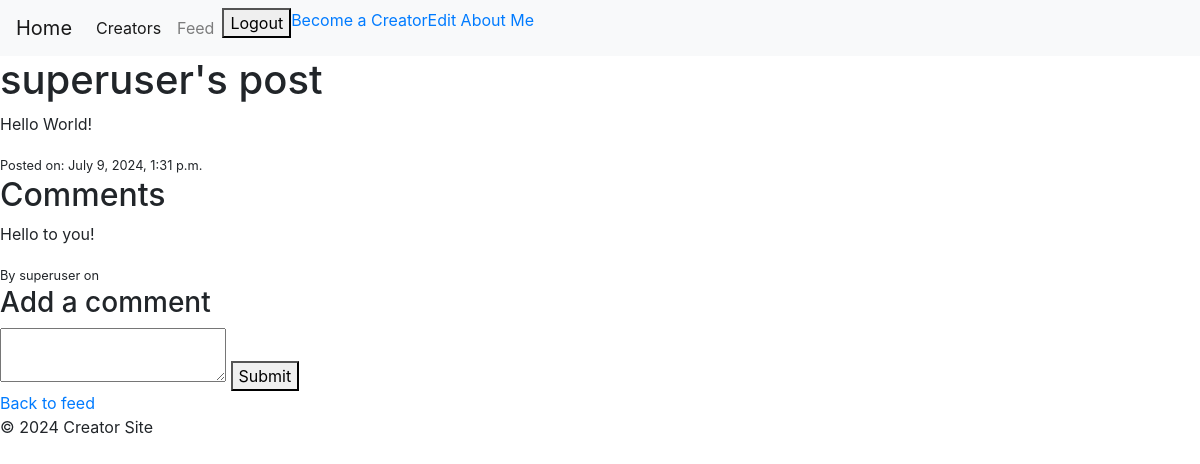
Page /post/1/ (signed in) on the earlier database version.
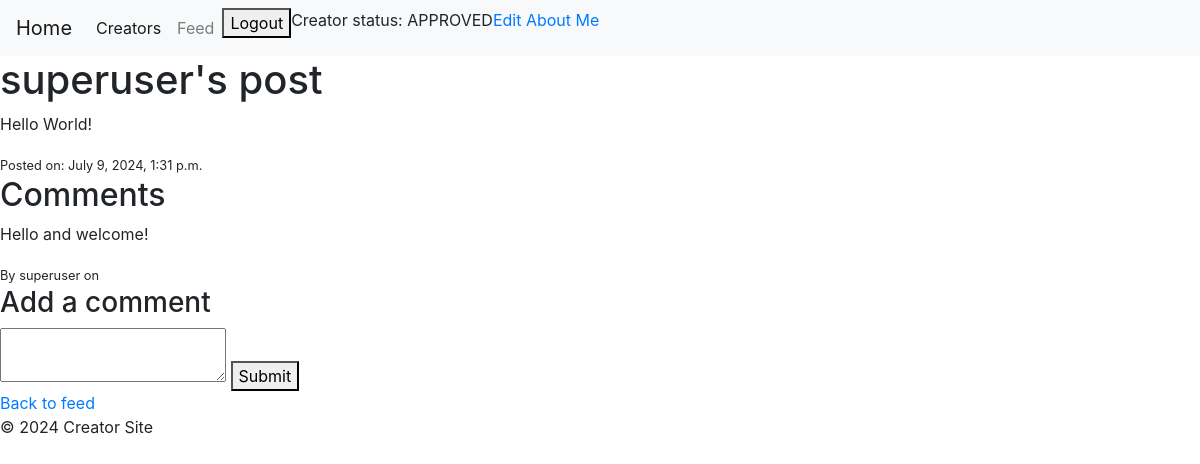
Same page on the later database version.
### creators/models.py (models this page shows, shortened)
class Creator(models.Model):
    CREATOR_TYPES = [
        ('PHOTOGRAPHER', 'Photographer'),
        ('GAME_DEVELOPER', 'Game Developer'),
        ('CONTENT_CREATOR', 'Content Creator'),
        ('ARTIST', 'Artist'),
        ('VOICE_ACTOR', 'Voice Actor'),
        ('OTHER', 'Other'),
    ]
    STATUS_CHOICES = [
        ('PENDING', 'Pending'),
        ('APPROVED', 'Approved'),
        ('REJECTED', 'Rejected'),
    ]
    user = models.OneToOneField(User, on_delete=models.CASCADE)
    avatar = models.ImageField(upload_to='creator_avatars/', null=True, blank=True)
    about_me = models.TextField(blank=True)
    creator_type = models.CharField(max_length=20, choices=CREATOR_TYPES, default='OTHER')
    status = models.CharField(max_length=10, choices=STATUS_CHOICES, default='PENDING')
    request_message = models.TextField(blank=True)
    followers = models.ManyToManyField(User, related_name='following', blank=True)

### creators/views.py (the view)
# urls.py: path('post/<int:pk>/', views.PostDetailView.as_view(), name='post_detail'),
class PostDetailView(DetailView):
    model = Post
    template_name = 'creators/post_detail.html'
    context_object_name = 'post'

### creators/templatetags/creator_tags.py (called while the page is built)
@register.simple_tag
def creator_status(user):
    try:
        creator = Creator.objects.get(user=user)
        return creator.status
    except Creator.DoesNotExist:
        return None

### creators/templates/creators/post_detail.html (shortened to what this page needs)
{% extends 'base.html' %}
{% block content %}
    <h1>{{ post.creator.user.username }}'s post</h1>
    <p>{{ post.content }}</p>
    <small>Posted on: {{ post.created_at }}</small>
    <h2>Comments</h2>
    {% for comment in post.comments %}
        <div>
            <p>{{ comment.content }}</p>
            <small>By {{ comment.username }} on {{ comment.created_at|date:"F d, Y H:i" }}</small>
        </div>
    {% empty %}
        <p>No comments yet.</p>
    {% endfor %}
    {% if user.is_authenticated %}
        <h3>Add a comment</h3>
        <form method="post" action="{% url 'add_comment' post.id %}">
            <textarea name="content" required></textarea>
            <button type="submit">Submit</button>
        </form>
    {% else %}
        <p>Please <a href="{% url 'login' %}">login</a> to comment.</p>
    {% endif %}
    <a href="{% url 'personalized_feed' %}">Back to feed</a>
{% endblock %}

### templates/base.html (shortened to what this page needs)
{% load static %}
{% load creator_tags %}
<!DOCTYPE html>
<html lang="en">
  <head>
    <link rel="stylesheet" href="{% static 'css/style.css' %}">
    <link rel="stylesheet" href="https://cdn.jsdelivr.net/npm/bootstrap@4.1.3/dist/css/bootstrap.min.css">
  </head>
  <body>
    <header>
      <nav class="navbar navbar-expand-lg navbar-light bg-light">
        <div class="collapse navbar-collapse" id="navbarTogglerDemo01">
          <a class="navbar-brand" href="{% url 'index' %}">Home</a>
          <ul class="navbar-nav mr-auto mt-2 mt-lg-0">
            <li class="nav-item active">
              <a class="nav-link" href="{% url 'creator_list' %}">Creators<span class="sr-only">(current)</span></a>
            </li>
            {% if user.is_authenticated %}
            <li class="nav-item">
              <a class="nav-link" href="{% url 'personalized_feed' %}">Feed</a>
            </li>
            <li class="nav-item">
              <form method="post" action="{% url 'logout' %}" style="display:inline;">
                <button type="submit">Logout</button>
              </form>
            </li>
            {% endif %}
            {% if user.is_authenticated %}
              {% creator_status user as status %}
              {% if status %}
                <span>Creator status: {{ status }}</span>
              {% else %}
                <a href="{% url 'request_creator_status' %}">Become a Creator</a>
              {% endif %}
            {% endif %}
            {% if user.is_authenticated %}
            <a href="{% url 'edit_creator_aboutme' %}">Edit About Me</a>
            {% endif %}
          </ul>
        </div>
      </nav>
    </header>
    <main>{% block content %} {% endblock %}</main>
    <footer>
      <p>&copy; 2024 Creator Site</p>
    </footer>
  </body>
</html>

Differences in the rows shown:
added Creator: status "APPROVED"
Other differences:
{{ comment.content }}: "Hello to you!" → "Hello and welcome!"
text no longer shown: "Become a Creator"
text now shown: "Creator status:"
